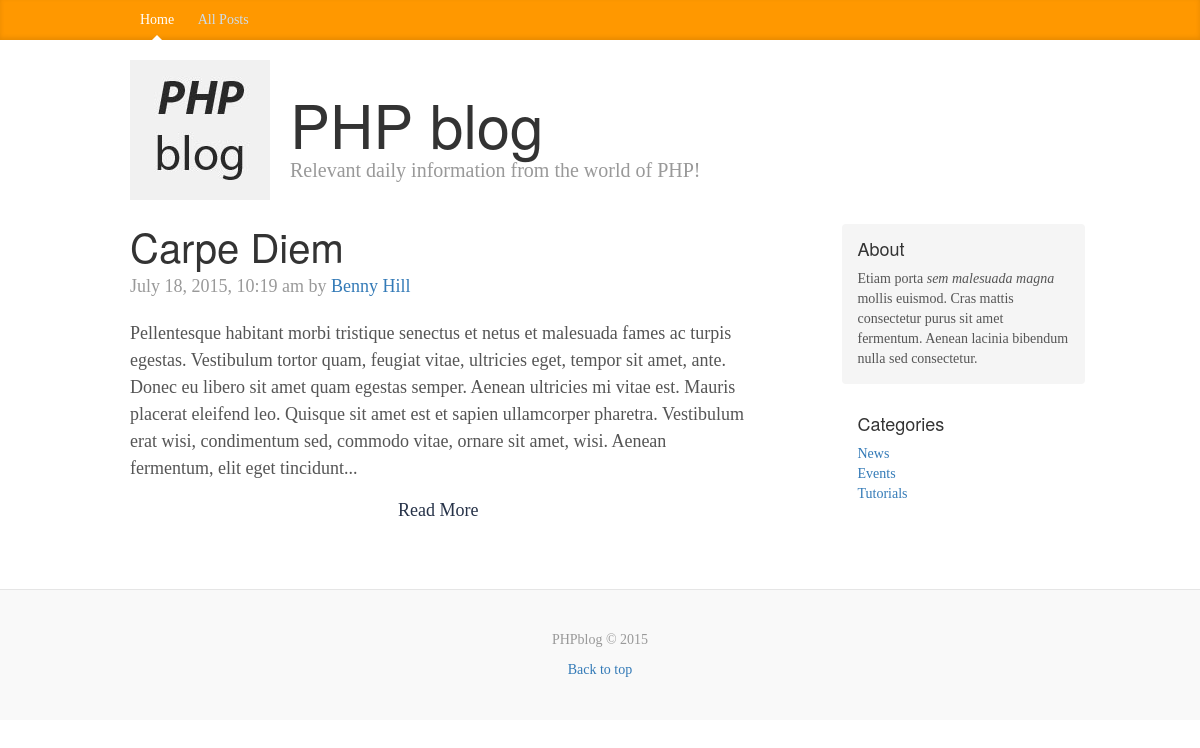
/posts.php?category=1, run on the app's committed database.
### tables this page shows
CREATE TABLE IF NOT EXISTS `posts` (
  `id` int(11) NOT NULL,
  `category` int(11) NOT NULL,
  `title` varchar(255) NOT NULL,
  `body` text NOT NULL,
  `author` varchar(255) NOT NULL,
  `tags` varchar(255) NOT NULL,
  `date` timestamp NOT NULL DEFAULT CURRENT_TIMESTAMP
);

CREATE TABLE IF NOT EXISTS `categories` (
  `id` int(11) NOT NULL,
  `name` varchar(255) NOT NULL
);

### libraries/database.php (called while the page is built, shortened)
<?php
class Database {
    public $host = DB_HOST;
    public $username = DB_USER;
    public $password = DB_PASS;
    public $db_name = DB_NAME;
    public $link;
    private function connect () {
        $this->link = new mysqli($this->host, $this->username, $this->password, $this->db_name);
    }
    public function select($query){
        $result = $this->link->query($query) or die($this->link->error.__LINE__);
        if ($result->num_rows > 0) {
            return $result;
        } else {
            return false;
        }
    }
}

### helpers/format_helper.php (called while the page is built)
<?php
function formatDate ($date) {
    return date('F j, Y, g:i a', strtotime($date));
}
function shortenText ($text, $chars = 450) {
    $text = $text." ";
    $text = substr($text, 0, $chars);
    $text = substr($text, 0, strrpos($text,' '));
    $text = $text."...";
    return $text;
}
?>

### posts.php (the view)
<?php include '/includes/header.php'; ?>
<?php
    $db = new Database();
    if (isset($_GET['category'])) {
        $category = $_GET['category'];
        $query = "SELECT * FROM posts WHERE category = ".$category." ORDER BY id DESC";
        $posts = $db->select($query);
    } else {
        $query = "SELECT * FROM posts ORDER BY id DESC";
        $posts = $db->select($query);
    }
    $query = "SELECT * FROM categories";
    $categories = $db->select($query);
?>
<?php if($posts) : ?>
    <?php while($row = $posts->fetch_assoc()) : ?>
        <div class="blog-post">
            <h2 class="blog-post-title"><?php echo $row['title']; ?></h2>
            <p class="blog-post-meta"><?php echo formatDate($row['date']); ?> by <a href="#"><?php echo $row['author']; ?></a></p>
            <p><?php echo shortenText($row['body']); ?></p>
            <a class="readmore" href="post.php?id=<?php echo urlencode($row['id']); ?>">Read More</a>
        </div>
<?php endwhile; ?>
<?php else : ?>
    <p>There are no posts yet!</p>
<?php endif; ?>
<?php include '/includes/footer.php'; ?>

### includes/footer.php (shortened to what this page needs)
        </div>
        <div class="col-sm-3 col-sm-offset-1 blog-sidebar">
          <div class="sidebar-module sidebar-module-inset">
            <h4>About</h4>
            <p><?php echo $site_description; ?></p>
          </div>
          <div class="sidebar-module">
            <h4>Categories</h4>
            <?php if($categories) : ?>
            <ol class="list-unstyled">
                <?php while ($row = $categories->fetch_assoc()) : ?>
                    <li><a href="posts.php?category=<?php echo $row['id']; ?>"><?php echo $row['name']; ?></a></li>
                <?php endwhile; ?>
            </ol>
            <?php else : ?>
                <p>There are no categories yet</p>
            <?php endif; ?>
          </div>
        </div>
      </div>
    </div>
    <footer class="blog-footer">
      <p>PHPblog &copy; 2015</p>
      <p>
        <a href="#">Back to top</a>
      </p>
    </footer>
  </body>
</html>

### css/costum.css (style rules this page uses)
body { font-family: Georgia, "Times New Roman", Times, serif; color: #555; }
h1, .h1, h2, .h2, h3, .h3, h4, .h4, h5, .h5, h6, .h6 { margin-top: 0; font-family: "Helvetica Neue", Helvetica, Arial, sans-serif; font-weight: normal; color: #333; }
.sidebar-module { padding: 15px; margin: 0 -15px 15px; }
.sidebar-module-inset { padding: 15px; background-color: #f5f5f5; border-radius: 4px; }
.sidebar-module-inset p:last-child, .sidebar-module-inset ul:last-child, .sidebar-module-inset ol:last-child { margin-bottom: 0; }
.blog-post { margin-bottom: 60px; }
.blog-post-title { margin-bottom: 5px; font-size: 40px; }
.blog-post-meta { margin-bottom: 20px; color: #999; }
.blog-footer { padding: 40px 0; color: #999; text-align: center; background-color: #f9f9f9; border-top: 1px solid #e5e5e5; }
.blog-footer p:last-child { margin-bottom: 0; }
.readmore { display: block; text-align: center; padding: 5px; background: ; color: #263248; margin-top: 10px; border-radius: 5px; }

### data on the page
posts: title "Carpe Diem", date "July 18, 2015, 10:19 am", author "Benny Hill", body "Pellentesque habitant morbi tristique senectus et netus et malesuada fames ac turpis egestas. Vestibulum tortor quam, feugiat vitae, ultricies eget, tempor sit amet, ante. Donec eu libero sit amet quam egestas semper. Aenean ultricies mi vitae est. Mauris placerat eleifend leo. Quisque sit amet est et sapien ullamcorper pharetra. Vestibulum erat wisi, condimentum sed, commodo vitae, ornare sit amet, wisi. Aenean fermentum, elit eget tincidunt..."
categories: name "News"
categories: name "Events"
categories: name "Tutorials"
